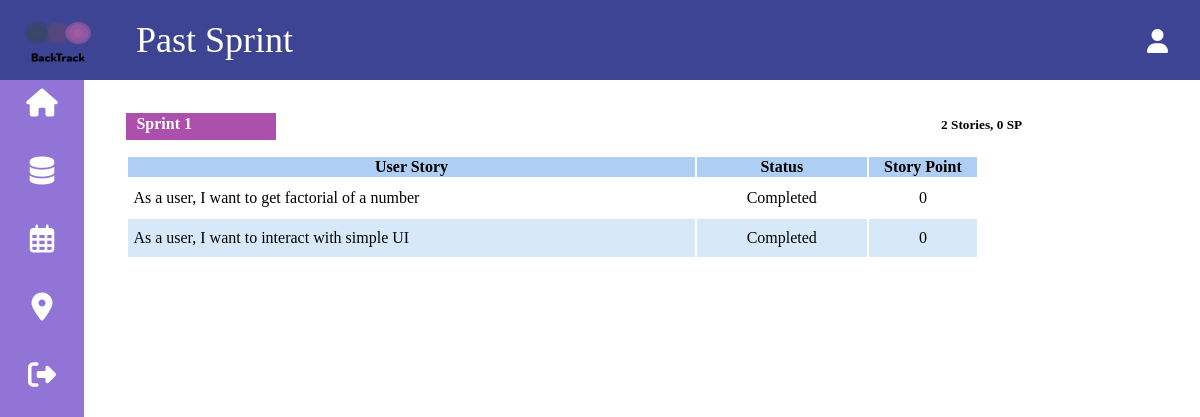
The page /4/sprintbacklogs/3 on the database its author committed.
### application/models.py (models this page shows, shortened)
class PBI(models.Model):
    status_choice = [('New', 'Not yet started'), ('Progress', 'In progress'), ('Not', 'Unfinished') ,('Done', 'Completed')]
    pbi_id = models.AutoField(primary_key = True)
    project_id = models.ForeignKey(Project, on_delete = models.CASCADE)
    sprint_number = models.ForeignKey(Sprint, on_delete = models.CASCADE, null = True, default = None, blank = True)
    epic = models.TextField(default = " ", blank = True)
    user_story = models.TextField(default = " ")
    story_point = models.IntegerField(default = 0)
    status = models.CharField(max_length = 50, choices = status_choice, default = 'New')
    objects = PBI_Manager()
    def simple_serialise(self):
        data = {}
        data["pbi_id"] = self.pbi_id
        data["project_id"] = self.project_id if self.project_id == None else self.project_id.pk
        data["sprint"] = self.sprint_number if self.sprint_number == None else self.sprint_number.sprint_number
        data["user_story"] = self.user_story
        data["story_point"] = self.story_point
        data["status"] = self.getStatus()
        data["can_remove_from_sprint"] = self.canRemoveFromSprint()
        return data
    def getNumOfPbi():
        return PBI.objects.all().count() + 1
    priority = models.IntegerField(null = True , default = getNumOfPbi, blank = True)
    def getStatus(self):
        if self.status == "Done":
            return "Completed"
    def canRemoveFromSprint(self):
        if self.status == "Done":
            return 0

### application/views/sprint_backlog_views.py (the view)
# urls.py: path('<int:project_id>/sprintbacklogs/<int:sprint_id>', sb_views.PastSprintBacklogList.as_view(), name="past_sprint_backlog_current"),
class PastSprintBacklogList(TemplateView):
    template_name = "pastSprint.html"
    def get_context_data(self, **kwargs):
        context = super().get_context_data(**kwargs)
        sprint_id = -1
        try:
            sprint_id = self.kwargs['sprint_id']
        except:
            pass
        data = {}
        if sprint_id == -1:
            data = SprintBacklogList.get_data(self.kwargs['project_id'])
        else:
            data = SprintBacklogList.get_data(self.kwargs['project_id'], sprint_id)
        context["in_progress_pbi"] = data["in_progress_pbi"]
        context["current_sprint_pbi"] = data["current_sprint_pbi"]
        context["number_of_stories"] = data["number_of_stories"]
        context["total_story_points"] = data["total_story_points"]
        context["current_sprint_number"] = data["current_sprint_number"]
        context["project_id"] = self.kwargs['project_id']
        return context

### application/context_processors.py (called while the page is built, shortened)
def add_variable_to_context(request):
    context_var = {
        'user_name' : "" ,
        'user_role' : ""
    }
    user_id_1 = request.COOKIES.get('user_id')
    return context_var

### application/models.py (called while the page is built)
    def simple_serialise(self):
        data = {}
        data["sprint_id"] = self.sprint_id
        data["sprint_number"] = self.sprint_number
        data["project_id"] = self.project_id if self.project_id == None else self.project_id.pk
        data["start_date"] = self.start_date if self.start_date == None else self.start_date.strftime("%Y-%m-%d")
        data["end_date"] = self.end_date if self.end_date == None else self.end_date.strftime("%Y-%m-%d")
        return data

### templates/pastSprint.html (shortened to what this page needs)
{% extends 'common/base.html' %}
{% block title %}Past Sprint{% endblock %}
{% block content %}
<head>
    <link rel="stylesheet" type="text/css" href="/static/style/pastSprint.css">
</head>
<div class="content">
    <h4 class="title2">Sprint {{ current_sprint_number }}</h4>
    <h5 class="storypoints">{{ number_of_stories }} Stories, {{ total_story_points }} SP</h5>
    <table class="table1 sprint_pbi_list" style="width:80%; margin-bottom: 0;padding:0;">
            <thead style= "margin:0">
            <tr>
                <th width="80%">User Story</th>
                <th  width="15%">Status</th>
                <th  width="5%">Story Point</th>
            </tr>
            </thead>
        <tbody>
            {% for pbi in current_sprint_pbi %}
                <tr class="past_sprint_pbi">
                    <td scope="row" >{{ pbi.user_story }}</td>
                    <td class="status" >{{ pbi.status }}</td>
                    <td class="effortHour" >{{ pbi.story_point }}</td>
                </tr>
            {% endfor %}
        </tbody>
    </table>
</div>
{% endblock %}

### static/style/pastSprint.css (style rules this page uses)
.content { margin-left: 10%; margin-top: 7%; }
.title2 { background-color: rgb(173, 79, 173); color: white; height: 25px; width: 140px; margin-bottom: 0px; padding-top: 2px; margin-top: 30px; display: inline-block; padding-left: 10px; }
.storypoints { display: inline-block; margin-left: 62%; }
.table1 td { text-align: left; vertical-align: middle; padding-right: 50px; padding-top: 10px; padding-bottom: 10px; }
.effortHour { text-align: middle; vertical-align: middle; padding-left: 50px; }
.status { text-align: middle; vertical-align: middle; padding-left: 50px; }
td { text-align: center; vertical-align: middle; padding: 10px 5px; }
tr:nth-child(even) { background-color: #d7e9f8; }
th { background-color: #aecff3; }

### rows shown on the page
PBI: user_story "As a user, I want to get factorial of a number"
PBI: user_story "As a user, I want to interact with simple UI"

### other values the page prints
{{ current_sprint_number }} "1"
{{ number_of_stories }} "2"
{{ total_story_points }} "0"
{{ pbi.status }} "Completed" "Completed"
{{ pbi.story_point }} "0" "0"
